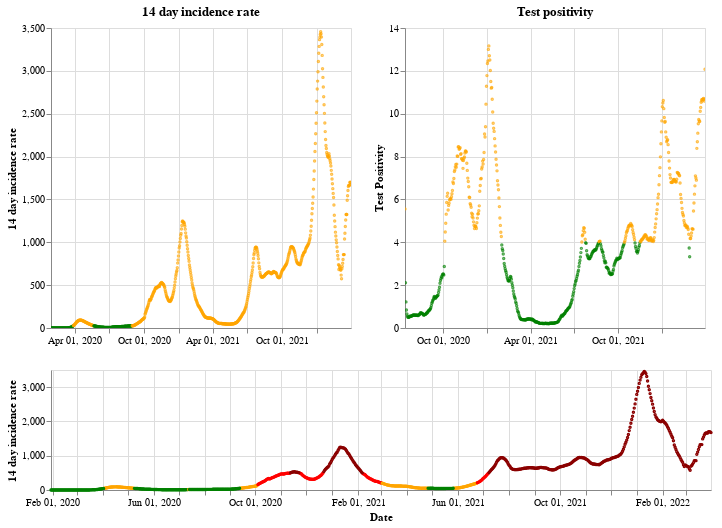

The notebook cell saved with this chart:
### Markdown cell above
## England

### Code cell
plot_traffic_light('England')

### Figure 1 — Vega-Lite specification as saved in the notebook (floating-point values rounded to 4 significant figures; data arrays with more than 128 entries replaced by an {"elided": "..."} marker saying what was removed)
{"config": {"view": {"continuousWidth": 400, "continuousHeight": 300}}, "vconcat": [{"hconcat": [{"mark": {"type": "point", "size": 2}, "encoding": {"color": {"condition": {"value": "green", "test": "(datum.twoWeeklyCasesRate <= 25)"}, "value": "orange"}, "tooltip": [{"type": "nominal", "field": "areaName"}, {"type": "temporal", "field": "date"}, {"type": "quantitative", "field": "twoWeeklyCasesRate"}, {"type": "quantitative", "field": "testPositivity"}], "x": {"type": "temporal", "axis": {"title": ""}, "field": "date", "scale": {"domain": {"selection": "DateBrush"}}, "timeUnit": "yearmonthdate"}, "y": {"type": "quantitative", "axis": {"title": "14 day incidence rate"}, "field": "twoWeeklyCasesRate"}}, "title": "14 day incidence rate", "width": 300}, {"mark": {"type": "point", "size": 2}, "encoding": {"color": {"condition": {"value": "green", "test": "(datum.testPositivity <= 4)"}, "value": "orange"}, "tooltip": [{"type": "nominal", "field": "areaName"}, {"type": "temporal", "field": "date"}, {"type": "quantitative", "field": "twoWeeklyCasesRate"}, {"type": "quantitative", "field": "testPositivity"}], "x": {"type": "temporal", "axis": {"title": ""}, "field": "date", "scale": {"domain": {"selection": "DateBrush"}}, "timeUnit": "yearmonthdate"}, "y": {"type": "quantitative", "axis": {"title": "Test Positivity"}, "field": "testPositivity"}}, "title": "Test positivity", "width": 300}]}, {"layer": [{"mark": {"type": "point", "size": 2}, "encoding": {"color": {"condition": {"value": "orange", "test": "(((datum.testPositivity < 4) && (datum.twoWeeklyCasesRate >= 50)) && (datum.twoWeeklyCasesRate < 200))"}, "value": "red"}, "opacity": {"condition": {"value": 1, "test": "((datum.twoWeeklyCasesRate >= 50) && (datum.twoWeeklyCasesRate < 500))"}, "value": 0}, "tooltip": [{"type": "nominal", "field": "areaName"}, {"type": "temporal", "field": "date"}, {"type": "quantitative", "field": "twoWeeklyCasesRate"}, {"type": "quantitative", "field": "testPositivity"}], "x": {"type": "temporal", "axis": {"title": "Date"}, "field": "date", "timeUnit": "yearmonthdate"}, "y": {"type": "quantitative", "axis": {"title": "14 day incidence rate"}, "field": "twoWeeklyCasesRate"}}, "selection": {"DateBrush": {"type": "interval", "encodings": ["x"], "fields": ["Time"]}}}, {"mark": {"type": "point", "size": 2}, "encoding": {"color": {"value": "darkred"}, "opacity": {"condition": {"value": 1, "test": "(datum.twoWeeklyCasesRate >= 500)"}, "value": 0}, "tooltip": [{"type": "nominal", "field": "areaName"}, {"type": "temporal", "field": "date"}, {"type": "quantitative", "field": "twoWeeklyCasesRate"}, {"type": "quantitative", "field": "testPositivity"}], "x": {"type": "temporal", "axis": {"title": "Date"}, "field": "date", "timeUnit": "yearmonthdate"}, "y": {"type": "quantitative", "axis": {"title": "14 day incidence rate"}, "field": "twoWeeklyCasesRate"}}}, {"mark": {"type": "point", "size": 2}, "encoding": {"color": {"condition": {"value": "green", "test": "((datum.testPositivity < 4) && (datum.twoWeeklyCasesRate < 50))"}, "value": "orange"}, "opacity": {"condition": {"value": 1, "test": "(datum.twoWeeklyCasesRate < 50)"}, "value": 0}, "tooltip": [{"type": "nominal", "field": "areaName"}, {"type": "temporal", "field": "date"}, {"type": "quantitative", "field": "twoWeeklyCasesRate"}, {"type": "quantitative", "field": "testPositivity"}], "x": {"type": "temporal", "axis": {"title": "Date"}, "field": "date", "timeUnit": "yearmonthdate"}, "y": {"type": "quantitative", "axis": {"title": "14 day incidence rate"}, "field": "twoWeeklyCasesRate"}}}], "height": 120, "width": 660}], "data": {"name": "data-682c2b642fe97bff9be5bf5431d094ab"}, "$schema": "https://vega.github.io/schema/vega-lite/v4.8.1.json", "datasets": {"data-682c2b642fe97bff9be5bf5431d094ab": {"elided": "792 records"}}}
